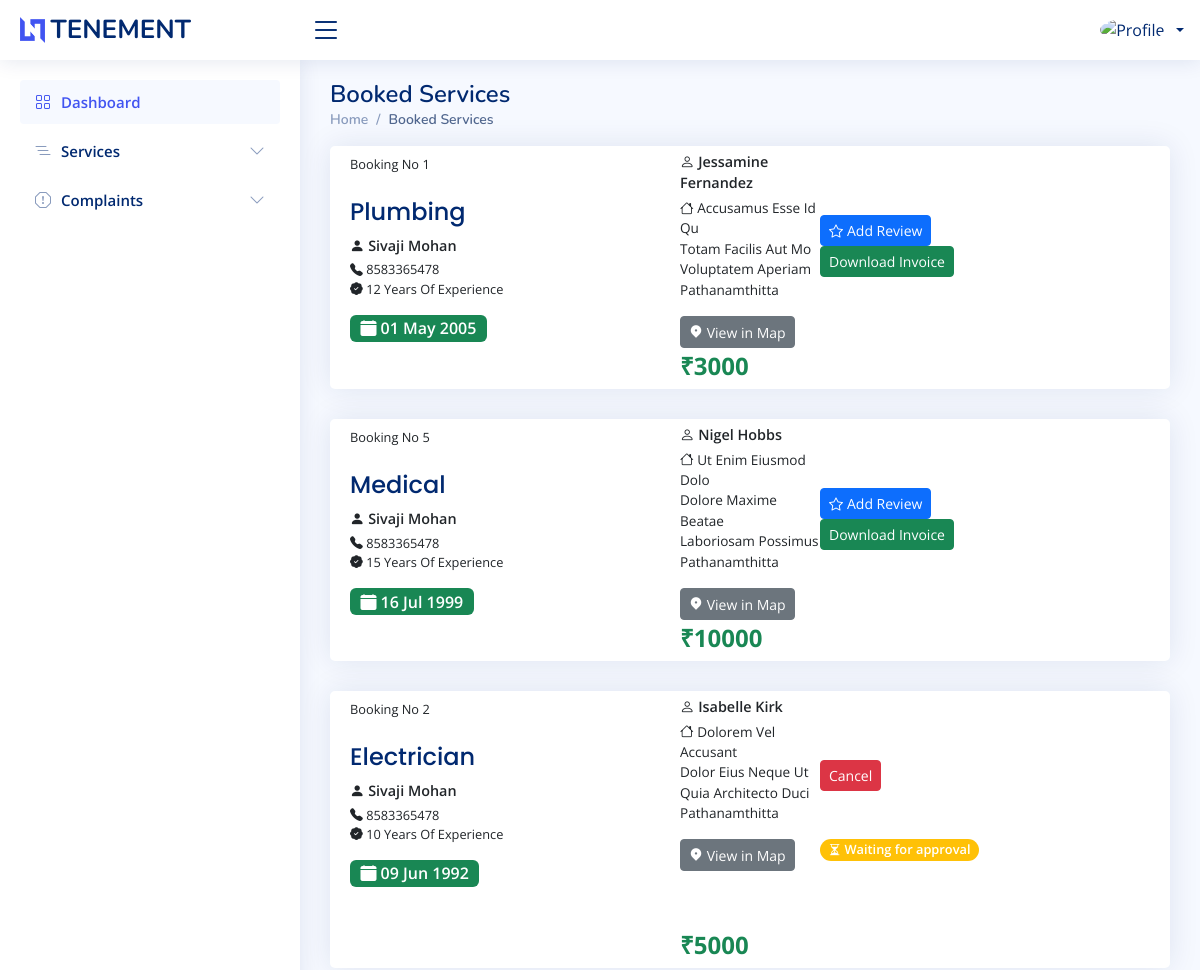
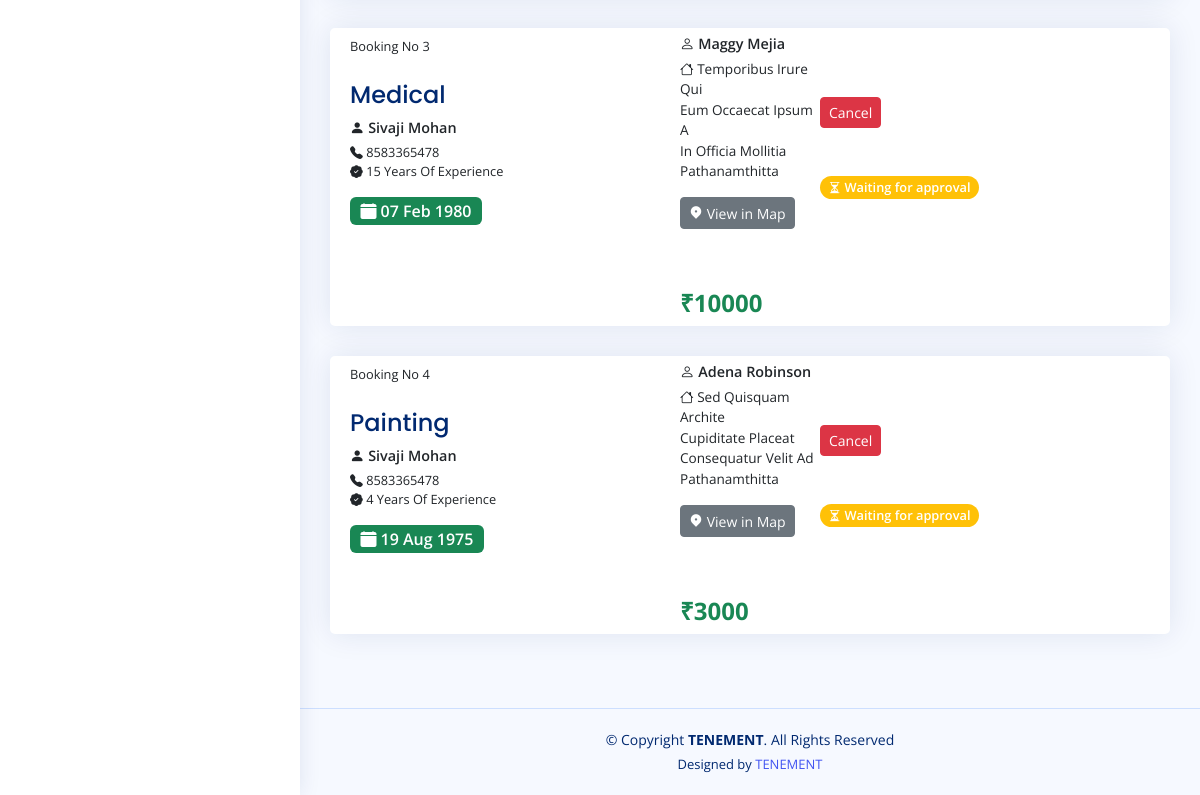
The page /user/bookedservices.php on the database its author committed (2 pictures, top to bottom).
### tables this page shows
CREATE TABLE `booking` (
  `bookingid` int(50) NOT NULL,
  `name` varchar(50) NOT NULL,
  `phone` varchar(50) NOT NULL,
  `date` date NOT NULL,
  `time` varchar(50) NOT NULL DEFAULT current_timestamp(),
  `address` varchar(200) NOT NULL,
  `district` varchar(50) NOT NULL,
  `city` varchar(50) NOT NULL,
  `instructions` varchar(300) NOT NULL,
  `landmark` varchar(100) NOT NULL,
  `url` varchar(100) NOT NULL,
  `status` int(20) NOT NULL,
  `email` varchar(50) NOT NULL,
  `serviceid` int(50) NOT NULL,
  `rating` int(11) NOT NULL,
  `feedback` varchar(500) NOT NULL,
  `rate` varchar(100) NOT NULL,
  `services` varchar(100) NOT NULL
);

CREATE TABLE `addservice` (
  `serviceid` int(100) NOT NULL,
  `services` varchar(100) NOT NULL,
  `description` varchar(500) NOT NULL,
  `experience` varchar(100) NOT NULL,
  `rate` varchar(100) NOT NULL,
  `email` varchar(50) NOT NULL
);

CREATE TABLE `employee_register` (
  `fname` varchar(50) NOT NULL,
  `lname` varchar(50) NOT NULL,
  `housename` varchar(50) NOT NULL,
  `street` varchar(50) NOT NULL,
  `district` varchar(50) NOT NULL,
  `state` varchar(50) NOT NULL,
  `zip` int(30) NOT NULL,
  `dob` date NOT NULL,
  `gender` varchar(50) NOT NULL,
  `phonenumber` varchar(50) NOT NULL,
  `email` varchar(50) NOT NULL,
  `aadhar` varchar(50) NOT NULL,
  `password` varchar(50) NOT NULL,
  `img` varchar(50) NOT NULL DEFAULT 'default.png'
);

### connect.php (called while the page is built, shortened)
<?php
$dbname="tenement";
$conn=mysqli_connect("localhost","root","",$dbname);
function select_data($sql)
{
  global $conn;
  $res = mysqli_query($conn, $sql);
  if ($res)
    return $res;
  else
    return False;
}
?>

### user/bookedservices.php (the view, shortened to what this page needs)
<?php
include 'header.php';
?>
<main id="main" class="main">
  <div class="pagetitle">
    <h1>Booked Services</h1>
    <nav>
      <ol class="breadcrumb">
        <li class="breadcrumb-item"><a href="index.php">Home</a></li>
        <li class="breadcrumb-item active">Booked Services</li>
      </ol>
    </nav>
  </div>
  <section class="section dashboard">
    <div class="row">
      <section class="section">
        <div class="row">
          <div class="col-lg-12">
            <?php
            $sql1 = "SELECT b.*,a.*,e.*  from booking b,addservice a,employee_register e where a.serviceid=b.serviceid and e.email=a.email and status IN('0','1','2') order by date desc;";
            $data1 = select_data($sql1);
            while ($row = mysqli_fetch_assoc($data1)) {
              $formattedDate = date("d M Y", strtotime($row['date']));
            ?>
              <div class="card" style="padding:5px 0 !important;">
                <div class="row g-0">
                  <div class="col-md-5">
                    <div class="card-body pb-0">
                      <p class="card-text mt-1" style="font-size:80%;font-color:#444;">Booking No <?php echo $row['bookingid']; ?> </p>
                      <h5 class="card-title pb-0 pt-2 " style="text-transform:capitalize;font-size:150%;"> <?php echo $row['services'] ?></h5>
                      <p class="card-text pb-0 mb-1" style="text-transform:capitalize;font-size:90%;font-weight:600;"><i class="bi bi-person-fill"></i> <?php echo $row['fname'] ?> <?php echo $row['lname'] ?> </p>
                      <p class="card-text" style="text-transform:capitalize;font-size:80%;"><i class="bi bi-telephone-fill"></i> <?php echo $row['phonenumber'] ?><br><i class="bi bi-patch-check-fill"></i> <?php echo $row['experience']?> Years Of Experience</p>
                      <p class="badge bg-success" style="font-weight: 600;font-size: 100%"><i class="bi bi-calendar-fill"></i>  <?php echo $formattedDate; ?> </p>
                    </div>
                  </div>
                  <div class="col-md-2">
                    <?php if ($row['status'] == 0) { ?>
                      <p class="card-text pb-0 mb-1" style="text-transform:capitalize;font-size:90%;font-weight:600;"><i class="bi bi-person"></i> <?php echo $row['name'] ?></p>
                      <p class="card-text" style="text-transform:capitalize;font-size:85%;"><i class="bi bi-house"></i> <?php echo $row['address'] ?><br><?php echo $row['city'] ?><br><?php echo $row['landmark'] ?><br><?php echo $row['district'] ?></p>
                      <td>
                      <a class="btn btn-secondary btn-sm" target="_blank" href="<?php echo $row['url']  ?>"><i class="  ri-map-pin-2-fill"></i> View in Map</a>
                      </td>
                      <p class="card-text mt-5 pt-2"><b class="text-success" style="font-size:150%;">₹<?php echo $row['rate']; ?></b> <span class="text-danger" style="font-size:100%;"></span></p>
                    <?php
                    }else if ($row['status'] == 2) {
                    ?>
                     <p class="card-text pb-0 mb-1" style="text-transform:capitalize;font-size:90%;font-weight:600;"><i class="bi bi-person"></i> <?php echo $row['name'] ?></p>
                      <p class="card-text" style="text-transform:capitalize;font-size:85%;"><i class="bi bi-house"></i> <?php echo $row['address'] ?><br><?php echo $row['city'] ?><br><?php echo $row['landmark'] ?><br><?php echo $row['district'] ?></p>
                      <td>
                      <a class="btn btn-secondary btn-sm" target="_blank" href="<?php echo $row['url']  ?>"><i class="  ri-map-pin-2-fill"></i> View in Map</a>
                      </td>
                      <p class="card-text"><b class="text-success" style="font-size:150%;">₹<?php echo ($row['rate']); ?></b> </p>
                    <?php
                    }
                    ?>
                  </div>
                  <div class="col-md-3">
                    <?php if ($row['status'] == 0)
                    { ?>
                      <div class=" mt-5 pt-3">
                      <a href="php/cancelbook.php?bookingid=<?php echo $row['bookingid']; ?>" class="btn btn-danger btn-sm">Cancel </a>
                        </div>
                        <p class="badge rounded-pill bg-warning mt-5" style="font-size: 80%;font-weight: 600;"><i class="bi bi-hourglass-split"></i>  Waiting for approval</p>
                    <?php
                    } else if ($row['status'] == 2) {
                    ?>
                     <div class="mt-5 pt-3">
                     <a class="btn btn-primary btn-sm" data-bs-toggle="modal" data-bs-target="#verticalycentered" onclick="passid('<?php echo $row['bookingid'];?>')"><i class="bi bi-star me-1"></i>Add Review</a>
                     <a href="invoice.php?bookingid=<?php echo $row['bookingid']; ?>" class="btn btn-success btn-sm">Download Invoice </a>
                     </div>
                     <?php
                    }
                    ?>
                  </div>
                </div>
              </div>
            <?php
            }
            ?>
          </div>
        </div>
      </section>
</main>

### user/assets/css/style.css (style rules this page uses)
:root { scroll-behavior: smooth; }
body { font-family: "Open Sans", sans-serif; background: #f6f9ff; color: #444444; }
a { color: #4154f1; text-decoration: none; }
h1, h2, h3, h4, h5, h6 { font-family: "Nunito", sans-serif; }
#main { margin-top: 60px; padding: 20px 30px; transition: all 0.3s; }
.pagetitle { margin-bottom: 10px; }
.pagetitle h1 { font-size: 24px; margin-bottom: 0; font-weight: 600; color: #012970; }
.card { margin-bottom: 30px; border: none; border-radius: 5px; box-shadow: 0px 0 30px rgba(1, 41, 112, 0.1); }
.card-title { padding: 20px 0 15px 0; font-size: 18px; font-weight: 500; color: #012970; font-family: "Poppins", sans-serif; }
.card-body { padding: 0 20px 20px 20px; }
.breadcrumb { font-size: 14px; font-family: "Nunito", sans-serif; color: #899bbd; font-weight: 600; }
.breadcrumb a { color: #899bbd; transition: 0.3s; }
.breadcrumb .breadcrumb-item::before { color: #899bbd; }
.breadcrumb .active { color: #51678f; font-weight: 600; }
@media (min-width: 1200px) { #main, #footer { margin-left: 300px; } }
.footer { padding: 20px 0; font-size: 14px; transition: all 0.3s; border-top: 1px solid #cddfff; }
.footer .copyright { text-align: center; color: #012970; }
.footer .credits { padding-top: 5px; text-align: center; font-size: 13px; color: #012970; }

### rows shown on the page
booking: bookingid "1", serviceid.services "Plumbing", employee_register.fname "Sivaji", employee_register.lname "Mohan", employee_register.phonenumber "8583365478", serviceid.experience "12", name "Jessamine Fernandez", address "Accusamus Esse Id Qu", city "Totam Facilis Aut Mo", landmark "Voluptatem Aperiam", employee_register.district "Pathanamthitta", serviceid.rate "3000"
booking: bookingid "5", serviceid.services "Medical", employee_register.fname "Sivaji", employee_register.lname "Mohan", employee_register.phonenumber "8583365478", serviceid.experience "15", name "Nigel Hobbs", address "Ut Enim Eiusmod Dolo", city "Dolore Maxime Beatae", landmark "Laboriosam Possimus", employee_register.district "Pathanamthitta", serviceid.rate "10000"
booking: bookingid "2", serviceid.services "Electrician", employee_register.fname "Sivaji", employee_register.lname "Mohan", employee_register.phonenumber "8583365478", serviceid.experience "10", name "Isabelle Kirk", address "Dolorem Vel Accusant", city "Dolor Eius Neque Ut", landmark "Quia Architecto Duci", employee_register.district "Pathanamthitta", serviceid.rate "5000"
booking: bookingid "3", serviceid.services "Medical", employee_register.fname "Sivaji", employee_register.lname "Mohan", employee_register.phonenumber "8583365478", serviceid.experience "15", name "Maggy Mejia", address "Temporibus Irure Qui", city "Eum Occaecat Ipsum A", landmark "In Officia Mollitia", employee_register.district "Pathanamthitta", serviceid.rate "10000"
booking: bookingid "4", serviceid.services "Painting", employee_register.fname "Sivaji", employee_register.lname "Mohan", employee_register.phonenumber "8583365478", serviceid.experience "4", name "Adena Robinson", address "Sed Quisquam Archite", city "Cupiditate Placeat", landmark "Consequatur Velit Ad", employee_register.district "Pathanamthitta", serviceid.rate "3000"
